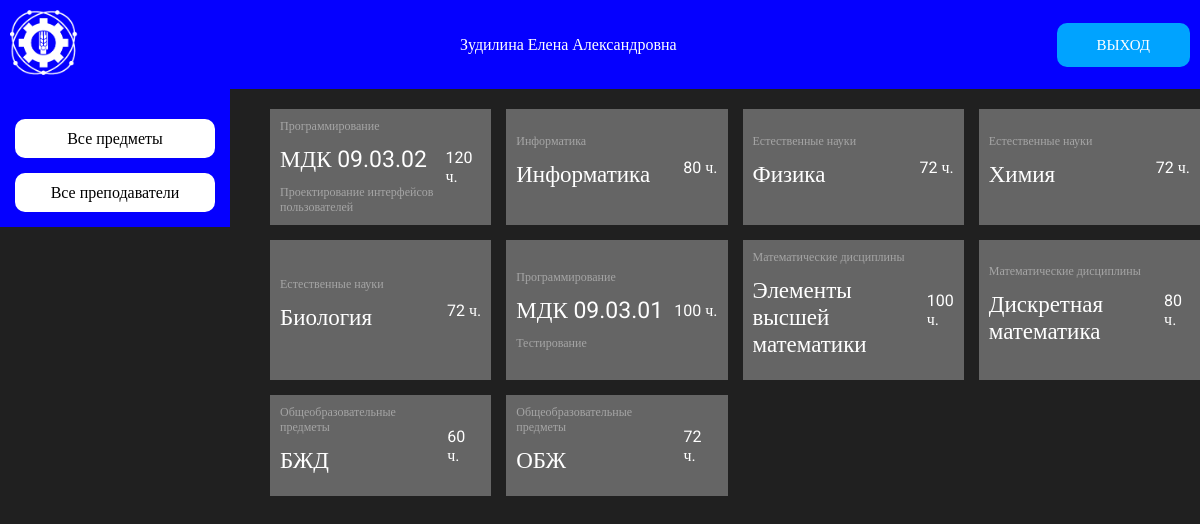
/dist/lk/allsubjects.php (signed in), run on the app's committed database.
### tables this page shows
CREATE TABLE `subjects` (
  `id_subject` int(11) NOT NULL,
  `id_profile` int(11) NOT NULL,
  `subject_name` varchar(255) NOT NULL,
  `subject_desc` varchar(255) DEFAULT NULL,
  `subject_hours` int(11) NOT NULL
);

CREATE TABLE `profiles` (
  `id_profile` int(11) NOT NULL,
  `profile_name` varchar(255) NOT NULL
);

### dist/lk/allsubjects.php (the view, shortened to what this page needs)
<?php
    require_once './../../dev/scripts/php/connection.php';
    $result = mysqli_query($link,
    "SELECT
    `subjects`.`id_subject`,
    `subjects`.`subject_name`,
    `subjects`.`subject_desc`,
    `subjects`.`subject_hours`,
    `profiles`.`profile_name`
        FROM
        `subjects`,
        `profiles`
    WHERE `subjects`.`id_profile` = `profiles`.`id_profile`;");
    $subjects = mysqli_fetch_all($result);
?>
<!DOCTYPE html>
<html lang='ru'>
<head>
    <link rel='stylesheet' href='./../style.min.css'>
</head>
<body>
    <header>
        <div class="container">
            <a href="./" style="display: block">
                <img src="./../../img/log_blog.png" alt="logo" class="header-logo">
            </a>
            <p>
                <?php
                    if (isset($_COOKIE['id_user'])) {
                        ?>
                        <a href='./../lk/lk.php'><?=$_COOKIE['id_user']?></a>
                        <?php
                    } else if (isset($_COOKIE['id_admin'])) {
                        ?>
                        <a href='./../admin/index.php'><?=$_COOKIE['id_admin']?></a>
                        <?php
                    }
                ?>
            </p>
            <?
               if (!empty($_COOKIE['id_user']) || !empty($_COOKIE['id_admin'])) {
                ?>
                    <form action="./../../dev/scripts/php/logout.php" method="GET">
                        <input type="submit" class="logout" value="ВЫХОД">
                    </form>
                <?
            }
            ?>
        </div>
    </header>
        <main>
            <aside class="menu">
                <nav>
                    <a href="./allsubjects.php">Все предметы</a>
                    <a href="./allteachers.php">Все преподаватели</a>
                </nav>
            </aside>
            <section class="all-subjects">
                <?
                    foreach ($subjects as $value)
                    {
                        ?>
                        <div class="subject-wrapper" data-subjectId="<?=$value[0]?>">
                            <div>
                                <p class="subject-profile"><?=$value[4]?></p>
                                <p class="subject-name"><?=$value[1]?></p>
                                <p class="subject-desc"><?=$value[2]?></p>
                            </div>
                            <p class="subject-hours"><?=$value[3]?> ч.</p>
                        </div>
                        <?
                    }
                ?>
            </section>
        </main>
</body>
</html>

### data on the page
subjects: id_profile.profile_name "Программирование", subject_name "МДК 09.03.02", subject_desc "Проектирование интерфейсов пользователей", subject_hours "120"
subjects: id_profile.profile_name "Информатика", subject_name "Информатика", subject_hours "80"
subjects: id_profile.profile_name "Естественные науки", subject_name "Физика", subject_hours "72"
subjects: id_profile.profile_name "Естественные науки", subject_name "Химия", subject_hours "72"
subjects: id_profile.profile_name "Естественные науки", subject_name "Биология", subject_hours "72"
subjects: id_profile.profile_name "Программирование", subject_name "МДК 09.03.01", subject_desc "Тестирование", subject_hours "100"
subjects: id_profile.profile_name "Математические дисциплины", subject_name "Элементы высшей математики", subject_hours "100"
subjects: id_profile.profile_name "Математические дисциплины", subject_name "Дискретная математика", subject_hours "80"
subjects: id_profile.profile_name "Общеобразовательные предметы", subject_name "БЖД", subject_hours "60"
subjects: id_profile.profile_name "Общеобразовательные предметы", subject_name "ОБЖ", subject_hours "72"

### other printed values
$_COOKIE['id_admin'] "Зудилина Елена Александровна"
